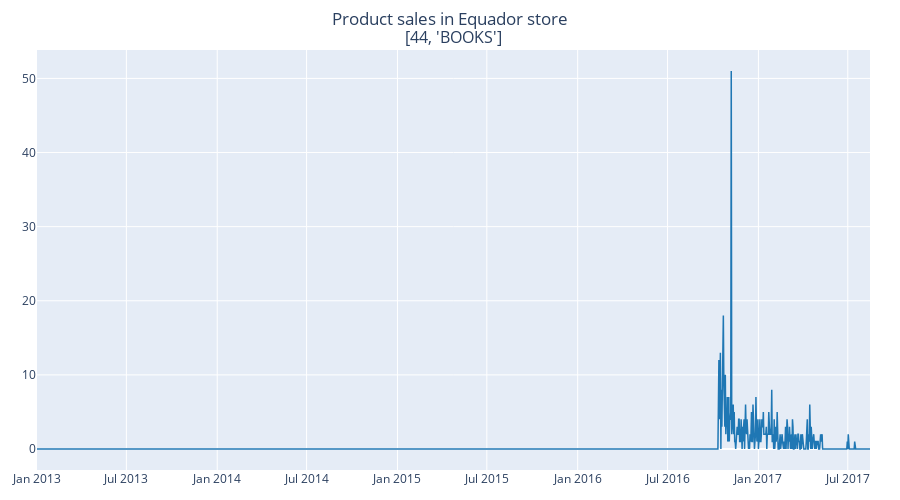

Write notebook code for a chart like this one.
### Code cell
series_plot(data=train, group=group, series=[[44, 'BOOKS']], title='Product sales in Equador store')

### Figure 1 — Plotly figure (JSON) as saved in the notebook; plotly's stock layout.template omitted (floating-point values rounded to 4 significant figures; data arrays with more than 128 entries replaced by an {"elided": "..."} marker saying what was removed)
{"data": [{"line": {"color": "#1f77b4", "width": 1.5}, "type": "scatter", "x": {"elided": "1684 str values"}, "xaxis": "x", "y": {"elided": "1684 float values"}, "yaxis": "y"}], "layout": {"annotations": [{"font": {"size": 16}, "showarrow": false, "text": "[44, 'BOOKS']", "x": 0.5, "xanchor": "center", "xref": "paper", "y": 1, "yanchor": "bottom", "yref": "paper"}], "height": 500, "margin": {"b": 30, "l": 30, "r": 30, "t": 50}, "showlegend": false, "title": {"text": "Product sales in Equador store", "x": 0.5}, "xaxis": {"anchor": "y", "domain": [0, 1]}, "yaxis": {"anchor": "x", "domain": [0, 1]}}}
